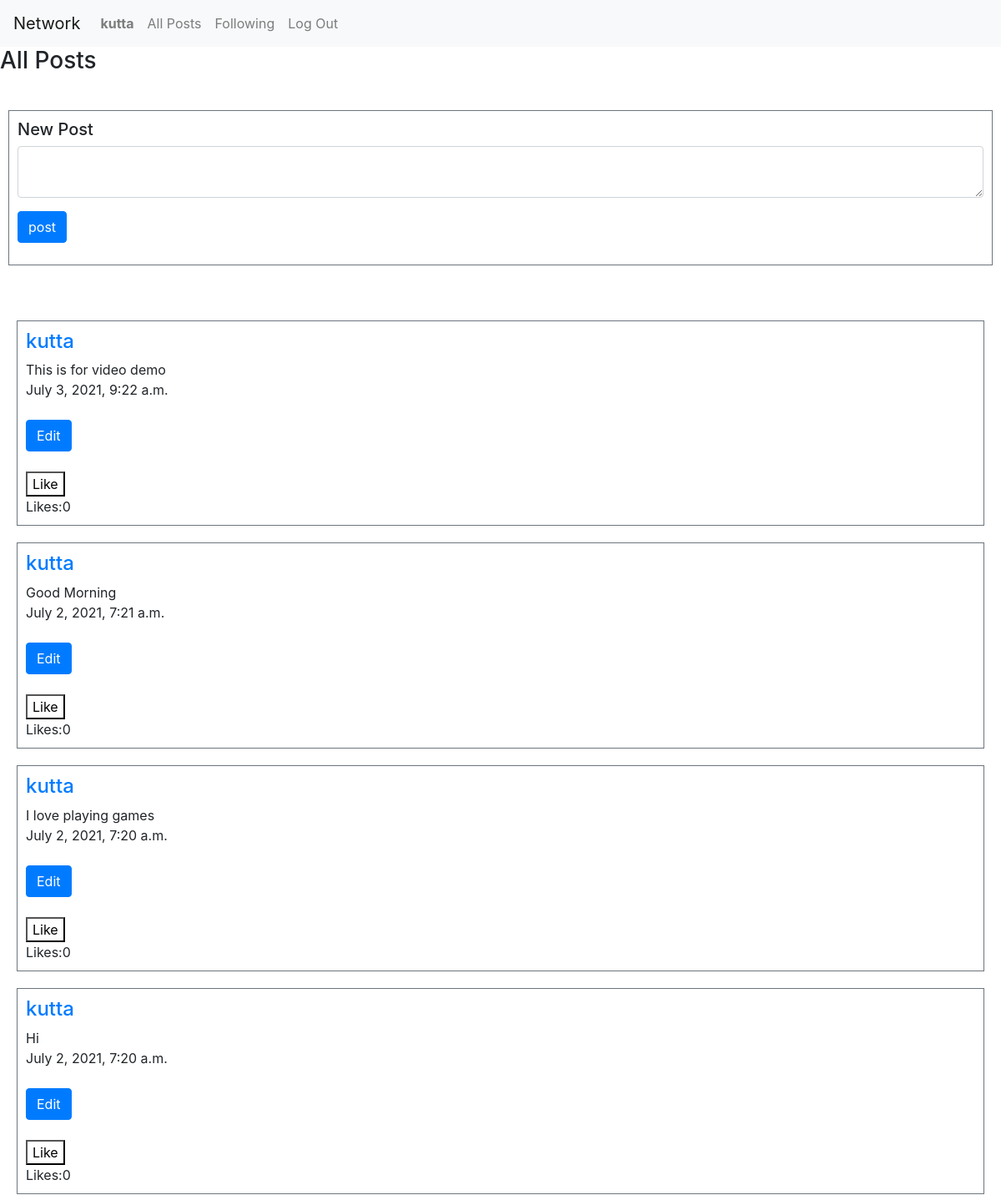
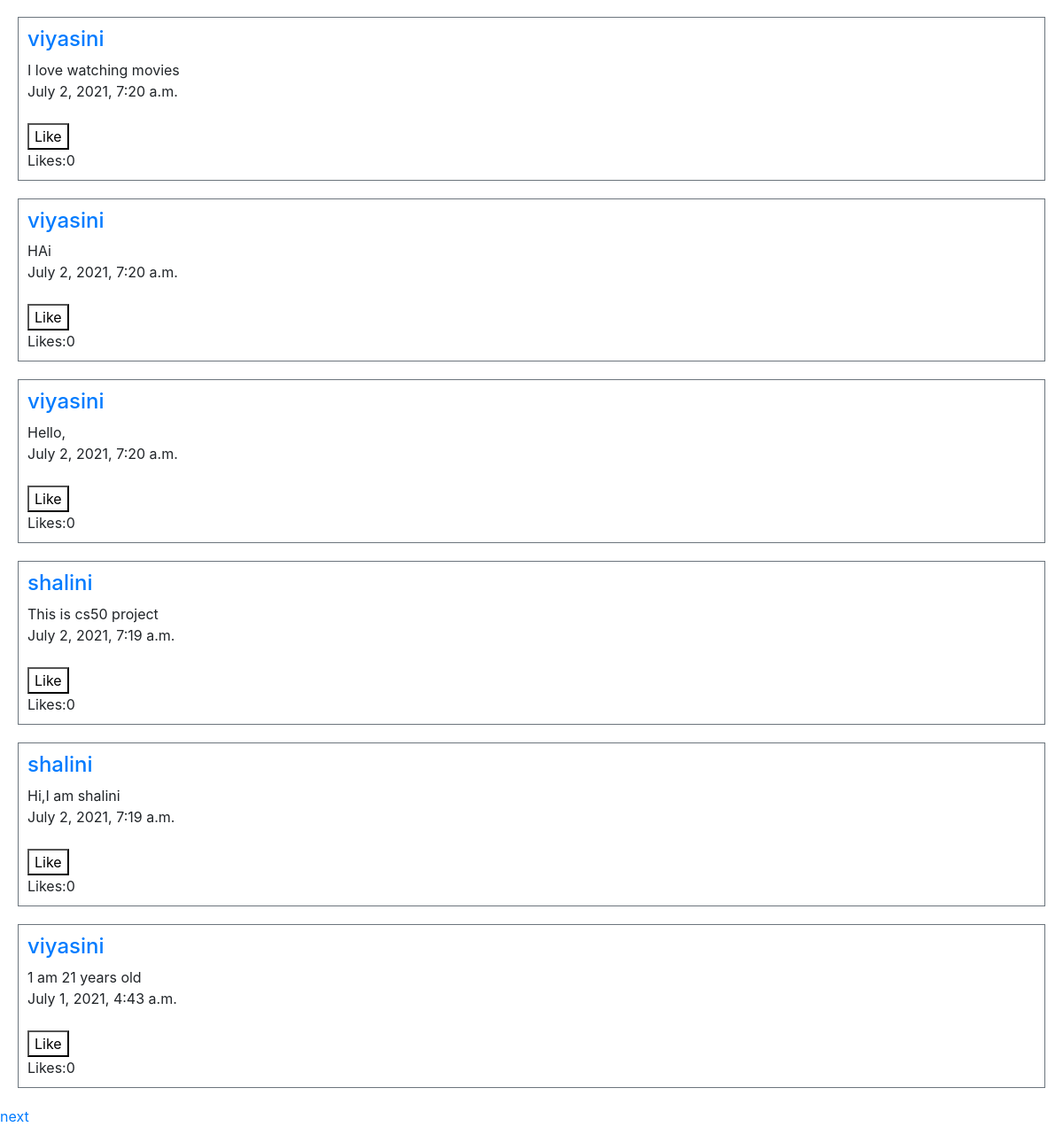
/ (signed in), run on the app's committed database (2 pictures, top to bottom).
### network/models.py (models this page shows, shortened)
class User(AbstractUser):
    pass

class Post(models.Model):
    user = models.ForeignKey(User,on_delete=CASCADE,related_name="user")
    post_content = models.CharField(max_length=200)
    time = models.DateTimeField(auto_now_add=True)
    likes = models.IntegerField(default=0)

### network/views.py (the view)
# urls.py: path("", views.index, name="index"),
def index(request):
    if request.method == "POST":
        user = request.user
        post_content = request.POST["write-post"]
        if post_content != "":
            Post.objects.create(user = user, post_content = post_content,time = datetime.now(),likes = 0)
    posts = Post.objects.all().order_by('-time')
    for post in posts:
        post.likes = Like.objects.filter(post = post.id).count()
        post.save()
    paginator = Paginator(posts, 10)
    page_number = request.GET.get('page')
    posts = paginator.get_page(page_number)
    return render(request, "network/index.html",{
        "posts":posts
    })

### network/templates/network/index.html (shortened to what this page needs)
{% extends "network/layout.html" %}
{% load static %}
{% block body %}
    <h3>All Posts</h3> </br>
    {% if user.is_authenticated %}
    <div id=style style="margin: 10px;">
        <form id = "new-post" action="{% url 'index' %}" method = "POST" class="border border-secondary mt-2" style="padding: 10px;">
            <h5>New Post</h2>
            <div class="form-group">
                <textarea class="form-control" name="write-post"></textarea>
            </div>
            <div class="form-group">
                <button type="submit" class="btn btn-primary"> post </button>
            </div>
        </form>
    </div>
    {% endif %}
    <br> <br>
    <div id="posts">
        {% for post in posts %}
        <div class="border border-secondary mt-2" style="margin: 20px;">
            <div id = "post-display" style="padding: 10px;">
                <h4><a href="{% url 'profile' post.user.id%}"> {{post.user}} </a> </h4>
                <div id="post-{{post.id}}">{{post.post_content}}</div>
                <div>{{post.time}}</div>
                <br>
                {% if post.user == user %}
                    <button name="edit" onclick = "edit('{{post.id}}')" class="btn btn-primary">Edit</button>  <br><br>
                {% endif %}
                <button id="like-btn-{{post.id}}" style="background-color: white;" onclick="like('{{ post.id }}')"> Like </button>
                <div id="like-count-{{post.id}}">Likes:{{post.likes}} </div>
            </div>
            </div>
        {% endfor %}
        {% if posts.has_next %}
        <a href="?page={{ posts.next_page_number }}">next</a>
    {% endif %}
    </div>
{% endblock %}

### network/templates/network/layout.html (shortened to what this page needs)
{% load static %}
<!DOCTYPE html>
<html lang="en">
    <head>
        <link rel="stylesheet" href="https://stackpath.bootstrapcdn.com/bootstrap/4.4.1/css/bootstrap.min.css">
        <link href="{% static 'network/styles.css' %}" rel="stylesheet">
    </head>
    <body>
        <nav class="navbar navbar-expand-lg navbar-light bg-light">
            <a class="navbar-brand" href="#">Network</a>
            <div>
              <ul class="navbar-nav mr-auto">
                {% if user.is_authenticated %}
                    <li class="nav-item">
                        <a class="nav-link" href="{% url 'profile' user.id %}"><strong>{{ user.username }}</strong></a>
                    </li>
                {% endif %}
                <li class="nav-item">
                  <a class="nav-link" href="{% url 'index' %}">All Posts</a>
                </li>
                {% if user.is_authenticated %}
                    <li class="nav-item">
                        <a class="nav-link" href="{% url 'following' %}">Following</a>
                    </li>
                    <li class="nav-item">
                        <a class="nav-link" href="{% url 'logout' %}">Log Out</a>
                    </li>
                {% endif %}
              </ul>
            </div>
          </nav>
        <div class="body">
            {% block body %}
            {% endblock %}
        </div>
    </body>
</html>

### data on the page
User: username "kutta"
Post: user "kutta", post_content "This is for video demo", time "July 3, 2021, 9:22 a.m.", likes "0"
Post: user "kutta", post_content "Good Morning", time "July 2, 2021, 7:21 a.m.", likes "0"
Post: user "kutta", post_content "I love playing games", time "July 2, 2021, 7:20 a.m.", likes "0"
Post: user "kutta", post_content "Hi", time "July 2, 2021, 7:20 a.m.", likes "0"
Post: user "viyasini", post_content "I love watching movies", time "July 2, 2021, 7:20 a.m.", likes "0"
Post: user "viyasini", post_content "HAi", time "July 2, 2021, 7:20 a.m.", likes "0"
Post: user "viyasini", post_content "Hello,", time "July 2, 2021, 7:20 a.m.", likes "0"
Post: user "shalini", post_content "This is cs50 project", time "July 2, 2021, 7:19 a.m.", likes "0"
Post: user "shalini", post_content "Hi,I am shalini", time "July 2, 2021, 7:19 a.m.", likes "0"
Post: user "viyasini", post_content "1 am 21 years old", time "July 1, 2021, 4:43 a.m.", likes "0"
